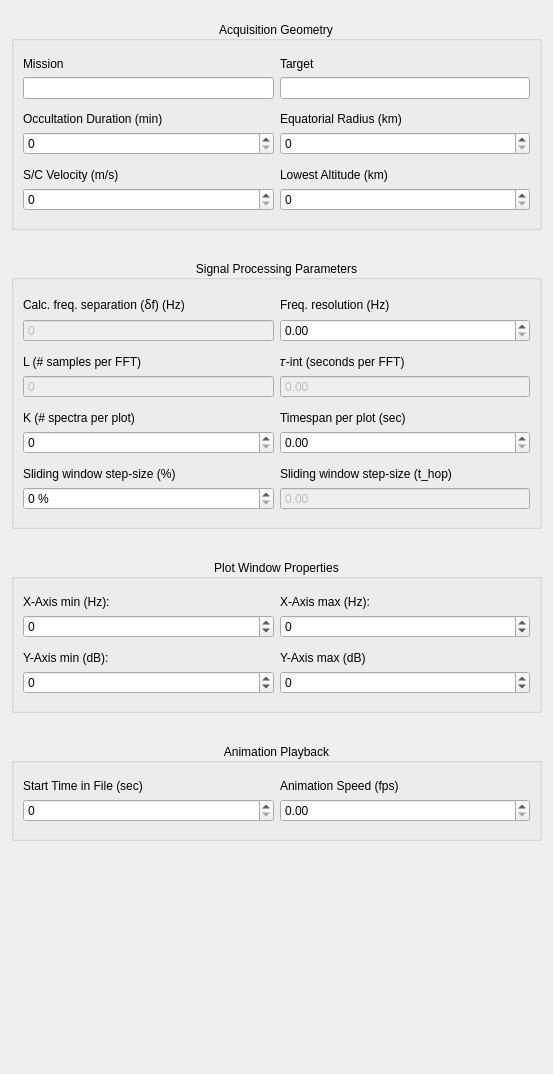
              <widget class="QWidget" name="scrollAreaWidgetContents">
               <property name="geometry">
                <rect>
                 <x>0</x>
                 <y>-258</y>
                 <width>553</width>
                 <height>1074</height>
                </rect>
               </property>
               <layout class="QVBoxLayout" name="verticalLayout_3">
                <item>
                 <layout class="QVBoxLayout" name="verticalLayout">
                  <property name="spacing">
                   <number>30</number>
                  </property>
                  <property name="topMargin">
                   <number>10</number>
                  </property>
                  <property name="bottomMargin">
                   <number>22</number>
                  </property>
                  <item>
                   <widget class="QGroupBox" name="group_aq_geometry">
                    <property name="title">
                     <string>Acquisition Geometry</string>
                    </property>
                    <property name="alignment">
                     <set>Qt::AlignCenter</set>
                    </property>
                    <layout class="QGridLayout" name="gridLayout_3">
                     <property name="topMargin">
                      <number>16</number>
                     </property>
                     <property name="bottomMargin">
                      <number>16</number>
                     </property>
                     <item row="1" column="0">
                      <widget class="QLabel" name="lbl_mission">
                       <property name="text">
                        <string>Mission</string>
                       </property>
                      </widget>
                     </item>
                     <item row="9" column="1">
                      <widget class="QLabel" name="lbl_lowest_alt">
                       <property name="text">
                        <string>Lowest Altitude (km)</string>
                       </property>
                      </widget>
                     </item>
                     <item row="7" column="1">
                      <widget class="QDoubleSpinBox" name="spin_eq_radius">
                       <property name="decimals">
                        <number>0</number>
                       </property>
                       <property name="maximum">
                        <double>100000.000000000000000</double>
                       </property>
                      </widget>
                     </item>
                     <item row="7" column="0">
                      <widget class="QDoubleSpinBox" name="spin_occ_duration">
                       <property name="decimals">
                        <number>0</number>
                       </property>
                       <property name="maximum">
                        <double>1000.000000000000000</double>
                       </property>
                      </widget>
                     </item>
                     <item row="9" column="0">
                      <widget class="QLabel" name="lbl_sc_veolcity">
                       <property name="text">
                        <string>S/C Velocity (m/s)</string>
                       </property>
                      </widget>
                     </item>
                     <item row="10" column="1">
                      <widget class="QDoubleSpinBox" name="spin_lowest_alt">
                       <property name="decimals">
                        <number>0</number>
                       </property>
                       <property name="maximum">
                        <double>10000.000000000000000</double>
                       </property>
                      </widget>
                     </item>
                     <item row="6" column="1">
                      <widget class="QLabel" name="lbl_eq_radius">
                       <property name="text">
                        <string>Equatorial Radius (km)</string>
                       </property>
                      </widget>
                     </item>
                     <item row="8" column="0">
                      <spacer name="verticalSpacer_8">
                       <property name="orientation">
                        <enum>Qt::Vertical</enum>
                       </property>
                       <property name="sizeType">
                        <enum>QSizePolicy::Fixed</enum>
                       </property>
                       <property name="sizeHint" stdset="0">
                        <size>
                         <width>20</width>
                         <height>7</height>
                        </size>
                       </property>
                      </spacer>
                     </item>
                     <item row="10" column="0">
                      <widget class="QDoubleSpinBox" name="spin_sc_velocity">
                       <property name="decimals">
                        <number>0</number>
                       </property>
                       <property name="maximum">
                        <double>10000.000000000000000</double>
                       </property>
                      </widget>
                     </item>
                     <item row="5" column="0">
                      <spacer name="verticalSpacer_7">
                       <property name="orientation">
                        <enum>Qt::Vertical</enum>
                       </property>
                       <property name="sizeType">
                        <enum>QSizePolicy::Fixed</enum>
                       </property>
                       <property name="sizeHint" stdset="0">
                        <size>
                         <width>20</width>
                         <height>7</height>
                        </size>
                       </property>
                      </spacer>
                     </item>
                     <item row="6" column="0">
                      <widget class="QLabel" name="lbl_occ_duration">
                       <property name="text">
                        <string>Occultation Duration (min)</string>
                       </property>
                      </widget>
                     </item>
                     <item row="2" column="0">
                      <widget class="QLineEdit" name="line_edit_mission">
                       <property name="readOnly">
                        <bool>true</bool>
                       </property>
                      </widget>
                     </item>
                     <item row="1" column="1">
                      <widget class="QLabel" name="lbl_target">
                       <property name="text">
                        <string>Target</string>
                       </property>
                      </widget>
                     </item>
                     <item row="2" column="1">
                      <widget class="QLineEdit" name="line_edit_target">
                       <property name="readOnly">
                        <bool>true</bool>
                       </property>
                      </widget>
                     </item>
                    </layout>
                   </widget>
                  </item>
                  <item>
                   <widget class="QGroupBox" name="group_radio_analysis">
                    <property name="title">
                     <string>Signal Processing Parameters</string>
                    </property>
                    <property name="alignment">
                     <set>Qt::AlignCenter</set>
                    </property>
                    <layout class="QGridLayout" name="gridLayout_4">
                     <property name="topMargin">
                      <number>16</number>
                     </property>
                     <property name="bottomMargin">
                      <number>16</number>
                     </property>
                     <item row="4" column="0">
                      <widget class="QDoubleSpinBox" name="spin_l_win">
                       <property name="enabled">
                        <bool>false</bool>
                       </property>
                       <property name="buttonSymbols">
                        <enum>QAbstractSpinBox::NoButtons</enum>
                       </property>
                       <property name="decimals">
                        <number>0</number>
                       </property>
                       <property name="maximum">
                        <double>1000000.000000000000000</double>
                       </property>
                      </widget>
                     </item>
                     <item row="4" column="1">
                      <widget class="QDoubleSpinBox" name="spin_t_int">
                       <property name="enabled">
                        <bool>false</bool>
                       </property>
                       <property name="buttonSymbols">
                        <enum>QAbstractSpinBox::NoButtons</enum>
                       </property>
                       <property name="decimals">
                        <number>2</number>
                       </property>
                       <property name="maximum">
                        <double>1000.000000000000000</double>
                       </property>
                      </widget>
                     </item>
                     <item row="7" column="1">
                      <widget class="QDoubleSpinBox" name="spin_timespan">
                       <property name="maximum">
                        <double>1000.000000000000000</double>
                       </property>
                      </widget>
                     </item>
                     <item row="7" column="0">
                      <widget class="QDoubleSpinBox" name="spin_k_spec">
                       <property name="enabled">
                        <bool>true</bool>
                       </property>
                       <property name="decimals">
                        <number>0</number>
                       </property>
                       <property name="maximum">
                        <double>1000.000000000000000</double>
                       </property>
                      </widget>
                     </item>
                     <item row="0" column="1">
                      <widget class="QLabel" name="lbl_freq_res">
                       <property name="text">
                        <string>Freq. resolution (Hz)</string>
                       </property>
                      </widget>
                     </item>
                     <item row="6" column="0">
                      <widget class="QLabel" name="lbl_k_spec">
                       <property name="text">
                        <string>K (# spectra per plot)</string>
                       </property>
                      </widget>
                     </item>
                     <item row="1" column="0">
                      <widget class="QDoubleSpinBox" name="spin_freq_separation">
                       <property name="enabled">
                        <bool>false</bool>
                       </property>
                       <property name="buttonSymbols">
                        <enum>QAbstractSpinBox::NoButtons</enum>
                       </property>
                       <property name="decimals">
                        <number>0</number>
                       </property>
                       <property name="maximum">
                        <double>1000.000000000000000</double>
                       </property>
                      </widget>
                     </item>
                     <item row="9" column="1">
                      <widget class="QLabel" name="lbl_t_hop">
                       <property name="text">
                        <string>Sliding window step-size (t_hop)</string>
                       </property>
                      </widget>
                     </item>
                     <item row="10" column="1">
                      <widget class="QDoubleSpinBox" name="spin_t_hop">
                       <property name="enabled">
                        <bool>false</bool>
                       </property>
                       <property name="buttonSymbols">
                        <enum>QAbstractSpinBox::NoButtons</enum>
                       </property>
                       <property name="maximum">
                        <double>1000.000000000000000</double>
                       </property>
                      </widget>
                     </item>
                     <item row="3" column="0">
                      <widget class="QLabel" name="lbl_l_win">
                       <property name="text">
                        <string>L (# samples per FFT)</string>
                       </property>
                      </widget>
                     </item>
                     <item row="3" column="1">
                      <widget class="QLabel" name="lbl_t_int">
                       <property name="text">
                        <string>𝜏-int (seconds per FFT)</string>
                       </property>
                      </widget>
                     </item>
                     <item row="1" column="1">
                      <widget class="QDoubleSpinBox" name="spin_freq_res">
                       <property name="enabled">
                        <bool>true</bool>
                       </property>
                       <property name="decimals">
                        <number>2</number>
                       </property>
                       <property name="maximum">
                        <double>1000.000000000000000</double>
                       </property>
                       <property name="singleStep">
                        <double>0.010000000000000</double>
                       </property>
                      </widget>
                     </item>
                     <item row="0" column="0">
                      <widget class="QLabel" name="lbl_freq_separation">
                       <property name="text">
                        <string>Calc. freq. separation (ẟf) (Hz)</string>
                       </property>
                      </widget>
                     </item>
                     <item row="6" column="1">
                      <widget class="QLabel" name="lbl_timespan">
                       <property name="text">
                        <string>Timespan per plot (sec)</string>
                       </property>
                      </widget>
                     </item>
                     <item row="9" column="0">
                      <widget class="QLabel" name="lbl_moving_overlap">
                       <property name="text">
                        <string>Sliding window step-size (%)</string>
                       </property>
                      </widget>
                     </item>
                     <item row="10" column="0">
                      <widget class="QDoubleSpinBox" name="spin_moving_overlap">
                       <property name="enabled">
                        <bool>true</bool>
                       </property>
                       <property name="suffix">
                        <string> %</string>
                       </property>
                       <property name="decimals">
                        <number>0</number>
                       </property>
                      </widget>
                     </item>
                     <item row="2" column="0">
                      <spacer name="verticalSpacer_9">
                       <property name="orientation">
                        <enum>Qt::Vertical</enum>
                       </property>
                       <property name="sizeType">
                        <enum>QSizePolicy::Fixed</enum>
                       </property>
                       <property name="sizeHint" stdset="0">
                        <size>
                         <width>20</width>
                         <height>7</height>
                        </size>
                       </property>
                      </spacer>
                     </item>
                     <item row="5" column="0">
                      <spacer name="verticalSpacer_10">
                       <property name="orientation">
                        <enum>Qt::Vertical</enum>
                       </property>
                       <property name="sizeType">
                        <enum>QSizePolicy::Fixed</enum>
                       </property>
                       <property name="sizeHint" stdset="0">
                        <size>
                         <width>20</width>
                         <height>7</height>
                        </size>
                       </property>
                      </spacer>
                     </item>
                     <item row="8" column="0">
                      <spacer name="verticalSpacer_11">
                       <property name="orientation">
                        <enum>Qt::Vertical</enum>
                       </property>
                       <property name="sizeType">
                        <enum>QSizePolicy::Fixed</enum>
                       </property>
                       <property name="sizeHint" stdset="0">
                        <size>
                         <width>20</width>
                         <height>7</height>
                        </size>
                       </property>
                      </spacer>
                     </item>
                    </layout>
                   </widget>
                  </item>
                  <item>
                   <widget class="QGroupBox" name="group_wind_props">
                    <property name="title">
                     <string>Plot Window Properties</string>
                    </property>
                    <property name="alignment">
                     <set>Qt::AlignCenter</set>
                    </property>
                    <layout class="QGridLayout" name="gridLayout_5">
                     <property name="topMargin">
                      <number>16</number>
                     </property>
                     <property name="bottomMargin">
                      <number>16</number>
                     </property>
                     <item row="0" column="1">
                      <widget class="QLabel" name="lbl_xmax">
                       <property name="text">
                        <string>X-Axis max (Hz):</string>
                       </property>
                      </widget>
                     </item>
                     <item row="4" column="1">
                      <widget class="QDoubleSpinBox" name="spin_ymax">
                       <property name="decimals">
                        <number>0</number>
                       </property>
                       <property name="minimum">
                        <double>-1000.000000000000000</double>
                       </property>
                       <property name="maximum">
                        <double>1000.000000000000000</double>
                       </property>
                      </widget>
                     </item>
                     <item row="3" column="1">
                      <widget class="QLabel" name="lbl_ymax">
                       <property name="text">
                        <string>Y-Axis max (dB)</string>
                       </property>
                      </widget>
                     </item>
                     <item row="4" column="0">
                      <widget class="QDoubleSpinBox" name="spin_ymin">
                       <property name="decimals">
                        <number>0</number>
                       </property>
                       <property name="minimum">
                        <double>-1000.000000000000000</double>
                       </property>
                       <property name="maximum">
                        <double>1000.000000000000000</double>
                       </property>
                      </widget>
                     </item>
                     <item row="0" column="0">
                      <widget class="QLabel" name="lbl_xmin">
                       <property name="text">
                        <string>X-Axis min (Hz):</string>
                       </property>
                      </widget>
                     </item>
                     <item row="1" column="1">
                      <widget class="QDoubleSpinBox" name="spin_xmax">
                       <property name="decimals">
                        <number>0</number>
                       </property>
                       <property name="minimum">
                        <double>-10000.000000000000000</double>
                       </property>
                       <property name="maximum">
                        <double>10000.000000000000000</double>
                       </property>
                      </widget>
                     </item>
                     <item row="3" column="0">
                      <widget class="QLabel" name="lbl_ymin">
                       <property name="text">
                        <string>Y-Axis min (dB):</string>
                       </property>
                      </widget>
                     </item>
                     <item row="1" column="0">
                      <widget class="QDoubleSpinBox" name="spin_xmin">
                       <property name="decimals">
                        <number>0</number>
                       </property>
                       <property name="minimum">
                        <double>-10000.000000000000000</double>
                       </property>
                       <property name="maximum">
                        <double>10000.000000000000000</double>
                       </property>
                      </widget>
                     </item>
                     <item row="2" column="0">
                      <spacer name="verticalSpacer_12">
                       <property name="orientation">
                        <enum>Qt::Vertical</enum>
                       </property>
                       <property name="sizeType">
                        <enum>QSizePolicy::Fixed</enum>
                       </property>
                       <property name="sizeHint" stdset="0">
                        <size>
                         <width>20</width>
                         <height>7</height>
                        </size>
                       </property>
                      </spacer>
                     </item>
                    </layout>
                   </widget>
                  </item>
                  <item>
                   <widget class="QGroupBox" name="group_ani_playback">
                    <property name="title">
                     <string>Animation Playback</string>
                    </property>
                    <property name="alignment">
                     <set>Qt::AlignCenter</set>
                    </property>
                    <layout class="QGridLayout" name="gridLayout_2">
                     <property name="topMargin">
                      <number>16</number>
                     </property>
                     <property name="bottomMargin">
                      <number>16</number>
                     </property>
                     <item row="0" column="0">
                      <widget class="QLabel" name="lbl_start_sec">
                       <property name="text">
                        <string>Start Time in File (sec)</string>
                       </property>
                      </widget>
                     </item>
                     <item row="1" column="0">
                      <widget class="QDoubleSpinBox" name="spin_start_sec">
                       <property name="decimals">
                        <number>0</number>
                       </property>
                      </widget>
                     </item>
                     <item row="0" column="1">
                      <widget class="QLabel" name="lbl_ani_speed">
                       <property name="text">
                        <string>Animation Speed (fps)</string>
                       </property>
                      </widget>
                     </item>
                     <item row="1" column="1">
                      <widget class="QDoubleSpinBox" name="spin_ani_speed">
                       <property name="decimals">
                        <number>2</number>
                       </property>
                       <property name="maximum">
                        <double>10.000000000000000</double>
                       </property>
                      </widget>
                     </item>
                    </layout>
                   </widget>
                  </item>
                  <item>
                   <spacer name="verticalSpacer_4">
                    <property name="orientation">
                     <enum>Qt::Vertical</enum>
                    </property>
                    <property name="sizeHint" stdset="0">
                     <size>
                      <width>20</width>
                      <height>10</height>
                     </size>
                    </property>
                   </spacer>
                  </item>
                 </layout>
                </item>
               </layout>
              </widget>
